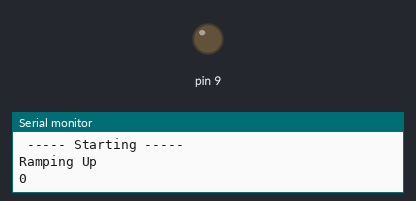
Bench run of a sketch on a simulated Arduino Uno, built with avr-gcc and run on an emulated ATmega328P. Shown: output pins drawn as LEDs (lit = HIGH), the last lines printed to the serial monitor.

Above: at 0.55 s.
At 26.1 s:
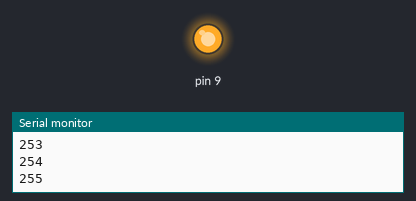
Timing chart, 0 to 67.4 s (numbered marks = the images above):
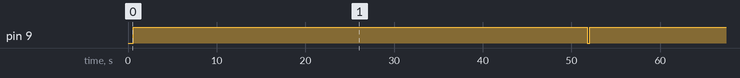

Measured:
- by itself, pin 9: alternates HIGH for 51.2 s and LOW for 0.30 s

The sketch:

CIRC_3.ino
```cpp
void setup(){Serial.begin(9600);
  Serial.println(" ----- Starting ----- ");
  Serial.println("");

  pinMode(9,OUTPUT);
  digitalWrite(9,LOW);
  delay(500);
}

void loop() {

  Serial.println("Ramping Up");

  for(int i=0; i<256; i++){ digitalWrite(9,i); Serial.println(i); delay(100);}

  Serial.println("Max Speed");
  digitalWrite(9,HIGH);
  delay(100);

  Serial.println("Slowing Down");

  for(int i=255; i>=0; i--) { digitalWrite(9,i); Serial.println(i); delay(100);}

  digitalWrite(9,LOW);
  delay(100);

  Serial.println("Off");
  Serial.println("");

}
```
